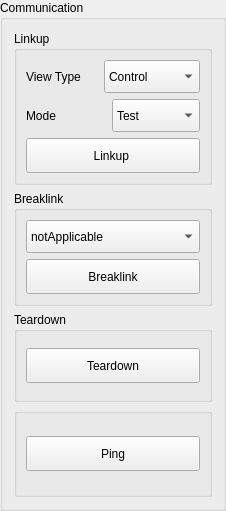
    <widget class="QGroupBox" name="groupBox_comm">
     <property name="geometry">
      <rect>
       <x>10</x>
       <y>160</y>
       <width>226</width>
       <height>511</height>
      </rect>
     </property>
     <property name="title">
      <string>Communication</string>
     </property>
     <layout class="QVBoxLayout" name="verticalLayout">
      <item>
       <widget class="QGroupBox" name="groupBox_6">
        <property name="title">
         <string>Linkup</string>
        </property>
        <layout class="QVBoxLayout" name="verticalLayout_9">
         <item>
          <layout class="QHBoxLayout" name="horizontalLayout_linkup_consoleMode" stretch="1,2">
           <item>
            <widget class="QLabel" name="label_linkup_viewType">
             <property name="text">
              <string>View Type     </string>
             </property>
            </widget>
           </item>
           <item>
            <widget class="QComboBox" name="comboBox_linkup_viewType">
             <property name="sizePolicy">
              <sizepolicy hsizetype="Preferred" vsizetype="Preferred">
               <horstretch>0</horstretch>
               <verstretch>0</verstretch>
              </sizepolicy>
             </property>
             <property name="minimumSize">
              <size>
               <width>0</width>
               <height>33</height>
              </size>
             </property>
             <property name="maximumSize">
              <size>
               <width>16777215</width>
               <height>33</height>
              </size>
             </property>
             <item>
              <property name="text">
               <string>Control</string>
              </property>
             </item>
             <item>
              <property name="text">
               <string>View</string>
              </property>
             </item>
            </widget>
           </item>
          </layout>
         </item>
         <item>
          <layout class="QHBoxLayout" name="horizontalLayout_12">
           <item>
            <widget class="QLabel" name="label_linkup_consoleMode">
             <property name="text">
              <string>Mode</string>
             </property>
            </widget>
           </item>
           <item>
            <widget class="QComboBox" name="comboBox_linkup_consoleMode">
             <property name="sizePolicy">
              <sizepolicy hsizetype="Preferred" vsizetype="Preferred">
               <horstretch>0</horstretch>
               <verstretch>0</verstretch>
              </sizepolicy>
             </property>
             <property name="minimumSize">
              <size>
               <width>0</width>
               <height>33</height>
              </size>
             </property>
             <property name="maximumSize">
              <size>
               <width>16777215</width>
               <height>33</height>
              </size>
             </property>
             <item>
              <property name="text">
               <string>Test</string>
              </property>
             </item>
             <item>
              <property name="text">
               <string>Production</string>
              </property>
             </item>
            </widget>
           </item>
          </layout>
         </item>
         <item>
          <layout class="QHBoxLayout" name="horizontalLayout" stretch="3">
           <item>
            <widget class="QPushButton" name="pB_linkup_sendReq">
             <property name="sizePolicy">
              <sizepolicy hsizetype="Preferred" vsizetype="Preferred">
               <horstretch>0</horstretch>
               <verstretch>0</verstretch>
              </sizepolicy>
             </property>
             <property name="minimumSize">
              <size>
               <width>0</width>
               <height>35</height>
              </size>
             </property>
             <property name="maximumSize">
              <size>
               <width>16777215</width>
               <height>35</height>
              </size>
             </property>
             <property name="text">
              <string>Linkup </string>
             </property>
            </widget>
           </item>
          </layout>
         </item>
        </layout>
       </widget>
      </item>
      <item>
       <widget class="QGroupBox" name="groupBox_breaklink">
        <property name="sizePolicy">
         <sizepolicy hsizetype="Preferred" vsizetype="Fixed">
          <horstretch>0</horstretch>
          <verstretch>0</verstretch>
         </sizepolicy>
        </property>
        <property name="title">
         <string>Breaklink</string>
        </property>
        <layout class="QVBoxLayout" name="verticalLayout_5">
         <item>
          <layout class="QHBoxLayout" name="horizontalLayout_breaklink" stretch="0">
           <item>
            <widget class="QComboBox" name="comboBox_breaklink_reason">
             <property name="sizePolicy">
              <sizepolicy hsizetype="Preferred" vsizetype="Preferred">
               <horstretch>0</horstretch>
               <verstretch>0</verstretch>
              </sizepolicy>
             </property>
             <property name="minimumSize">
              <size>
               <width>0</width>
               <height>33</height>
              </size>
             </property>
             <property name="maximumSize">
              <size>
               <width>16777215</width>
               <height>33</height>
              </size>
             </property>
             <item>
              <property name="text">
               <string>notApplicable</string>
              </property>
             </item>
             <item>
              <property name="text">
               <string>timeout</string>
              </property>
             </item>
             <item>
              <property name="text">
               <string>hardwareDisconnect</string>
              </property>
             </item>
             <item>
              <property name="text">
               <string>teardownTimeout</string>
              </property>
             </item>
             <item>
              <property name="text">
               <string>maxLinkupAttempts</string>
              </property>
             </item>
            </widget>
           </item>
          </layout>
         </item>
         <item>
          <layout class="QHBoxLayout" name="horizontalLayout_5">
           <item>
            <widget class="QPushButton" name="pB_breaklink_sendReq">
             <property name="sizePolicy">
              <sizepolicy hsizetype="Minimum" vsizetype="Expanding">
               <horstretch>0</horstretch>
               <verstretch>0</verstretch>
              </sizepolicy>
             </property>
             <property name="minimumSize">
              <size>
               <width>0</width>
               <height>35</height>
              </size>
             </property>
             <property name="maximumSize">
              <size>
               <width>16777215</width>
               <height>35</height>
              </size>
             </property>
             <property name="text">
              <string>Breaklink</string>
             </property>
            </widget>
           </item>
          </layout>
         </item>
        </layout>
       </widget>
      </item>
      <item>
       <widget class="QGroupBox" name="groupBox_teardown">
        <property name="title">
         <string>Teardown</string>
        </property>
        <layout class="QHBoxLayout" name="horizontalLayout_4">
         <item>
          <layout class="QHBoxLayout" name="horizontalLayout_teardown_sendReq" stretch="3">
           <property name="spacing">
            <number>6</number>
           </property>
           <item>
            <widget class="QPushButton" name="pB_teardown_sendReq">
             <property name="sizePolicy">
              <sizepolicy hsizetype="Preferred" vsizetype="Preferred">
               <horstretch>0</horstretch>
               <verstretch>0</verstretch>
              </sizepolicy>
             </property>
             <property name="minimumSize">
              <size>
               <width>0</width>
               <height>35</height>
              </size>
             </property>
             <property name="maximumSize">
              <size>
               <width>16777215</width>
               <height>35</height>
              </size>
             </property>
             <property name="text">
              <string>Teardown</string>
             </property>
            </widget>
           </item>
          </layout>
         </item>
        </layout>
       </widget>
      </item>
      <item>
       <widget class="QGroupBox" name="groupBox_ping">
        <property name="title">
         <string/>
        </property>
        <layout class="QVBoxLayout" name="verticalLayout_11">
         <item>
          <layout class="QHBoxLayout" name="horizontalLayout_ping_sendReq" stretch="3">
           <property name="spacing">
            <number>6</number>
           </property>
           <item>
            <widget class="QPushButton" name="pB_ping_sendReq">
             <property name="sizePolicy">
              <sizepolicy hsizetype="Preferred" vsizetype="Preferred">
               <horstretch>0</horstretch>
               <verstretch>0</verstretch>
              </sizepolicy>
             </property>
             <property name="minimumSize">
              <size>
               <width>0</width>
               <height>35</height>
              </size>
             </property>
             <property name="maximumSize">
              <size>
               <width>16777215</width>
               <height>35</height>
              </size>
             </property>
             <property name="text">
              <string>Ping</string>
             </property>
            </widget>
           </item>
          </layout>
         </item>
        </layout>
       </widget>
      </item>
     </layout>
    </widget>
